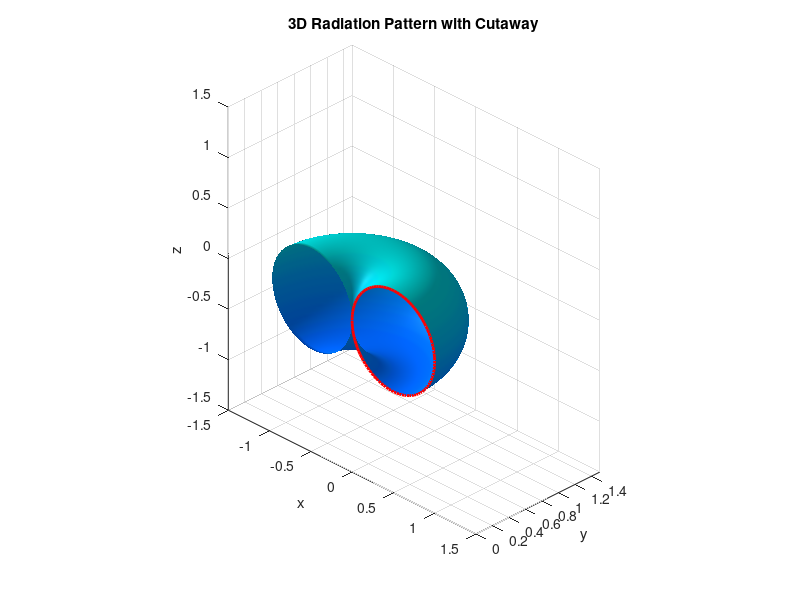

This chart was generated by the following MATLAB code:
[theta, phi] = meshgrid(linspace(0, pi, 100), linspace(0, 2*pi, 100));
E_theta = sin(theta);
x = E_theta .* sin(theta) .* cos(phi);
y = E_theta .* sin(theta) .* sin(phi);
z = E_theta .* cos(theta);
figure('Position', [100, 100, 800, 600]);
plot(1);
mask = y >= 0;
x_masked = x;
y_masked = y;
z_masked = z;
x_masked(~mask) = NaN;
y_masked(~mask) = NaN;
z_masked(~mask) = NaN;

surf(x_masked, y_masked, z_masked);
hold on;

patch([0 1.5 1.5 0], [0 0 0 0], [-1.5 -1.5 1.5 1.5], 'FaceColor', [0.8 0.8 0.8], 'FaceAlpha', 0.3, 'EdgeColor', 'k');

theta_line = linspace(0, pi, 100);
x_line = sin(theta_line) .* sin(theta_line);
z_line = sin(theta_line) .* cos(theta_line);
plot3(x_line, zeros(size(x_line)), z_line, 'r', 'LineWidth', 2);

shading interp
colormap('winter')
lighting gouraud
material([0.6 0.8 0.1])
camlight('headlight')

xlabel('x')
ylabel('y')
zlabel('z')

axis equal
axis([-1.5 1.5 0 1.5 -1.5 1.5])
grid on
view(45, 30)

title('3D Radiation Pattern with Cutaway')
